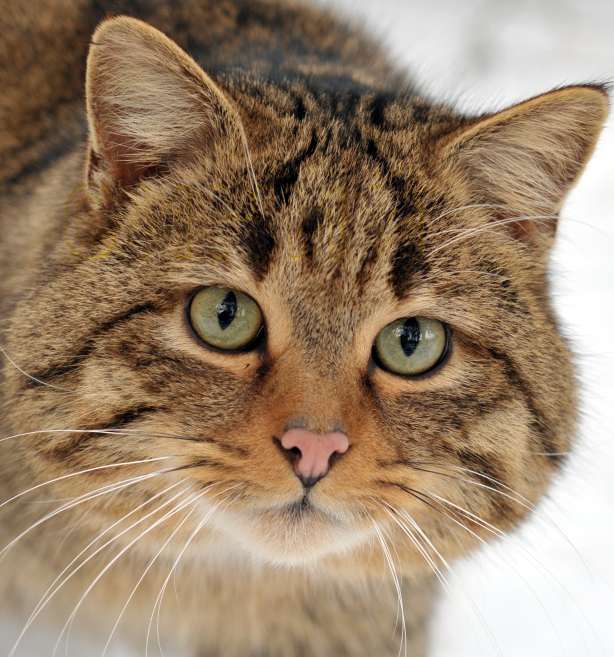
#> input picture tests/bluechannel.png, 1228 x 1313 px (shown at 1/2 size)
$ python -i main.py   (imports and definitions only)
#> lines starting #> are read from the running program, lines starting #| are printed output that depends on the picture
from PIL import Image, ImageOps, ExifTags
import re

# [26 lines left out: functions Convert, GetNFrames, GetExif, not called in this run]

def Negative(image, result_image):
    result_image = ImageOps.invert(image)
    return result_image

# [60 lines left out: functions OnlyRed, OnlyGreen, OnlyBlue, RedBitPlane, GreenBitPlane, BlueBitPlane and 1 more, not called in this run]

def StereogramSolver(image, result_image, shift = 0):
    x, y = image.size
    clone = image.copy()
    for i in range(x):
        for j in range(y):
            r, g, b = image.getpixel((i,j))
            if i + shift >= x:
                rs, gs, bs = clone.getpixel((x - (i + shift),j))
            else:
                rs, gs, bs = clone.getpixel((i + shift,j))
            result_image.putpixel((i,j),(abs(rs - r), abs(gs - g), abs(bs - b)))
    return result_image

# [116 lines left out: functions SignificantBit, OddEvenAnalyze, Strings, Generate, Messages, not called in this run]

# [52 lines not run here, left out]

>>> import cv2
>>> picture = cv2.imread('tests/bluechannel.png', cv2.IMREAD_GRAYSCALE)
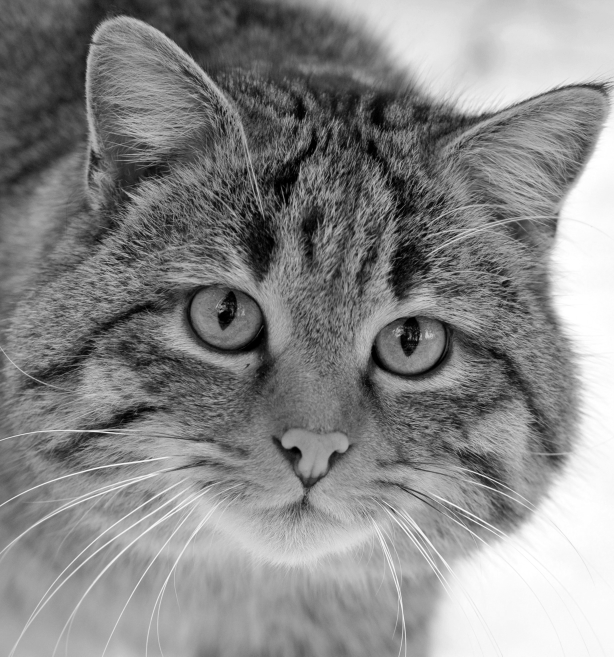
#> picture: shape (1313, 1228) (shown at 1/2 size); min 0, max 255, mean 136.1
>>> result = StereogramSolver(picture, 'out.png')
#> (the run stopped early here; a loop or call above may not have finished)
